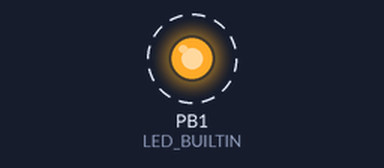
The program below on a simulated ATtiny85, built with avr-gcc and run on an emulated ATtiny85. On the bench: output pins drawn as LEDs (lit = HIGH). Dashed ring = blinking.

Above: at 0.1 s.
Timing chart, 0 to 3.0 s (numbered marks = the images above):
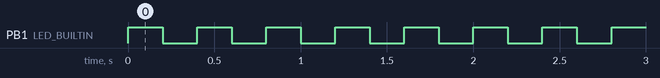

The program:

main.cpp
```cpp
//This code shows how to upload simple blink code to digispark attiny85 board
//digispark board only stays at program mode for 5seconds after plugged in to computer
//so initiate upload process and the serial monitor will ask to plugin the device
//then insert the device and the code will be uploaded to the board
//if you program the board externally using arduino as ISP programmer, this method will not work anymore
//"upload_protocol = micronucleus" this line is added to initiate the upload process in platformio.ini file

#include <Arduino.h>
// the setup function runs once when you press reset or power the board
void setup() {
  // initialize digital pin LED_BUILTIN as an output.
  pinMode(LED_BUILTIN, OUTPUT);
}

// the loop function runs over and over again forever
void loop() {
  digitalWrite(LED_BUILTIN, HIGH);  // turn the LED on (HIGH is the voltage level)
  delay(200);                      // wait for a second
  digitalWrite(LED_BUILTIN, LOW);   // turn the LED off by making the voltage LOW
  delay(200);                      // wait for a second
}
```

Measured:
- by itself, PB1 (LED_BUILTIN): alternates HIGH for 0.20 s and LOW for 0.20 s
